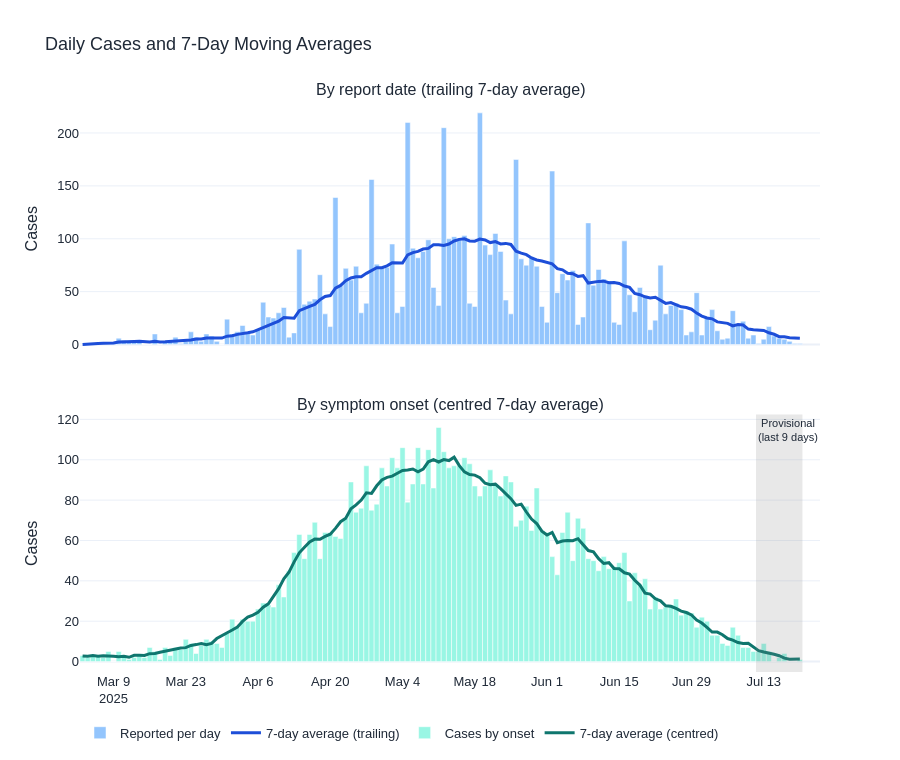

The code cell stored with this chart in its notebook:
### Markdown cell above
## Step 4 — Epidemic Curves and 7-Day Moving Averages

Daily counts are built on the calendar table, so days with zero cases count as zeros. Two 7-day moving averages are calculated with SQL window functions: a trailing average by report date (today and the previous six days, as used on operational dashboards) and a centred average by symptom onset (three days either side, for describing the epidemic). The most recent days of the onset curve are marked provisional, because cases with recent onset have not all been reported yet.

### Code cell
# Lesson 17 — Step 4: Daily epidemic curves and 7-day moving averages
import plotly.io as pio
import plotly.graph_objects as go
from plotly.subplots import make_subplots

# House style for every chart in this lesson (applied explicitly to each figure)
pio.renderers.default = "plotly_mimetype+png"   # interactive in VS Code + PNG copy for GitHub
HOUSE = dict(
    template="plotly_white",
    font=dict(family="Arial", size=13, color="#1F2937"),
    hoverlabel=dict(bgcolor="white", bordercolor="#9CA3AF", font=dict(size=12, color="#111827")),
)

daily = q("""
WITH onset AS (
    SELECT onset_date AS date_day, count(*) AS n FROM cases_clean GROUP BY 1
),
report AS (
    SELECT report_date AS date_day, count(*) AS n FROM cases_clean
    WHERE NOT date_error GROUP BY 1
)
SELECT
    d.date_day,
    d.day_name,
    d.is_weekend,
    coalesce(o.n, 0) AS onset_cases,
    coalesce(r.n, 0) AS reported_cases,
    -- trailing 7-day average: today and the 6 days before (what a daily dashboard shows)
    round(avg(coalesce(r.n, 0)) OVER (ORDER BY d.date_day
          ROWS BETWEEN 6 PRECEDING AND CURRENT ROW), 1) AS reported_ma7,
    -- centred 7-day average: 3 days either side (for describing the epidemic by onset)
    round(avg(coalesce(o.n, 0)) OVER (ORDER BY d.date_day
          ROWS BETWEEN 3 PRECEDING AND 3 FOLLOWING), 1) AS onset_ma7
FROM dim_date AS d
LEFT JOIN onset  AS o USING (date_day)
LEFT JOIN report AS r USING (date_day)
ORDER BY d.date_day
""")

print("WHY THE CALENDAR TABLE MATTERS — days with zero onsets:")
display(q("""
SELECT dd.district,
       (SELECT count(*) FROM dim_date) - count(DISTINCT c.onset_date) AS days_with_zero_onsets
FROM dim_district AS dd
LEFT JOIN cases_clean AS c USING (district_id)
GROUP BY dd.district
ORDER BY days_with_zero_onsets DESC
LIMIT 3
"""))

print("\nREPORTING PATTERN BY WEEKDAY (average cases per day):")
weekday = (daily.assign(weekday=daily["date_day"].dt.dayofweek)
           .groupby(["weekday", "day_name"])[["onset_cases", "reported_cases"]]
           .mean().round(1).droplevel(0))
display(weekday)

delay_p95 = q("SELECT quantile_cont(report_delay_days, 0.95) AS p95 FROM cases_clean")["p95"][0]
provisional_days = int(np.ceil(delay_p95))
print(f"\n95% of cases are reported within {delay_p95:.0f} days of onset "
      f"→ the last {provisional_days} days of the onset curve are provisional.")

# --- Interactive figure: report-date curve vs onset-date curve ---
cutoff = daily["date_day"].max() - pd.Timedelta(days=provisional_days - 1)

fig = make_subplots(rows=2, cols=1, shared_xaxes=True, vertical_spacing=0.10,
                    subplot_titles=("By report date (trailing 7-day average)",
                                    "By symptom onset (centred 7-day average)"))
fig.add_trace(go.Bar(x=daily["date_day"], y=daily["reported_cases"], name="Reported per day",
                     marker_color="#93C5FD", customdata=daily["day_name"],
                     hovertemplate="Reported (%{customdata}): <b>%{y}</b><extra></extra>"), row=1, col=1)
fig.add_trace(go.Scatter(x=daily["date_day"], y=daily["reported_ma7"], name="7-day average (trailing)",
                         line=dict(color="#1D4ED8", width=3),
                         hovertemplate="7-day average: <b>%{y:.1f}</b><extra></extra>"), row=1, col=1)
fig.add_trace(go.Bar(x=daily["date_day"], y=daily["onset_cases"], name="Cases by onset",
                     marker_color="#99F6E4", customdata=daily["day_name"],
                     hovertemplate="Onsets (%{customdata}): <b>%{y}</b><extra></extra>"), row=2, col=1)
fig.add_trace(go.Scatter(x=daily["date_day"], y=daily["onset_ma7"], name="7-day average (centred)",
                         line=dict(color="#0F766E", width=3),
                         hovertemplate="7-day average: <b>%{y:.1f}</b><extra></extra>"), row=2, col=1)
fig.add_vrect(x0=cutoff - pd.Timedelta(hours=12), x1=daily["date_day"].max() + pd.Timedelta(hours=12),
              fillcolor="gray", opacity=0.18, line_width=0, row=2, col=1,
              annotation_text=f"Provisional<br>(last {provisional_days} days)",
              annotation_position="top left", annotation_font_size=11)
fig.update_layout(**HOUSE, title="Daily Cases and 7-Day Moving Averages", height=760,
                  hovermode="x unified", bargap=0,
                  legend=dict(orientation="h", yanchor="top", y=-0.08, xanchor="left", x=0))
fig.update_xaxes(hoverformat="%a %d %b %Y")
fig.update_yaxes(title_text="Cases", row=1, col=1)
fig.update_yaxes(title_text="Cases", row=2, col=1)
fig.show()

### Figure 1 — Plotly figure (JSON) as saved in the notebook; plotly's stock layout.template omitted (floating-point values rounded to 4 significant figures; data arrays with more than 128 entries replaced by an {"elided": "..."} marker saying what was removed)
{"data": [{"customdata": {"elided": "140 str values"}, "hovertemplate": "Reported (%{customdata}): <b>%{y}</b><extra></extra>", "marker": {"color": "#93C5FD"}, "name": "Reported per day", "type": "bar", "x": {"elided": "140 str values"}, "xaxis": "x", "y": {"elided": "140 int values"}, "yaxis": "y"}, {"hovertemplate": "7-day average: <b>%{y:.1f}</b><extra></extra>", "line": {"color": "#1D4ED8", "width": 3}, "name": "7-day average (trailing)", "type": "scatter", "x": {"elided": "140 str values"}, "xaxis": "x", "y": {"elided": "140 float values"}, "yaxis": "y"}, {"customdata": {"elided": "140 str values"}, "hovertemplate": "Onsets (%{customdata}): <b>%{y}</b><extra></extra>", "marker": {"color": "#99F6E4"}, "name": "Cases by onset", "type": "bar", "x": {"elided": "140 str values"}, "xaxis": "x2", "y": {"elided": "140 int values"}, "yaxis": "y2"}, {"hovertemplate": "7-day average: <b>%{y:.1f}</b><extra></extra>", "line": {"color": "#0F766E", "width": 3}, "name": "7-day average (centred)", "type": "scatter", "x": {"elided": "140 str values"}, "xaxis": "x2", "y": {"elided": "140 float values"}, "yaxis": "y2"}], "layout": {"annotations": [{"font": {"size": 16}, "showarrow": false, "text": "By report date (trailing 7-day average)", "x": 0.5, "xanchor": "center", "xref": "paper", "y": 1.0, "yanchor": "bottom", "yref": "paper"}, {"font": {"size": 16}, "showarrow": false, "text": "By symptom onset (centred 7-day average)", "x": 0.5, "xanchor": "center", "xref": "paper", "y": 0.45, "yanchor": "bottom", "yref": "paper"}, {"font": {"size": 11}, "showarrow": false, "text": "Provisional<br>(last 9 days)", "x": "2025-07-11T12:00:00", "xanchor": "left", "xref": "x2", "y": 1, "yanchor": "top", "yref": "y2 domain"}], "bargap": 0, "font": {"color": "#1F2937", "family": "Arial", "size": 13}, "height": 760, "hoverlabel": {"bgcolor": "white", "bordercolor": "#9CA3AF", "font": {"color": "#111827", "size": 12}}, "hovermode": "x unified", "legend": {"orientation": "h", "x": 0, "xanchor": "left", "y": -0.08, "yanchor": "top"}, "shapes": [{"fillcolor": "gray", "line": {"width": 0}, "opacity": 0.18, "type": "rect", "x0": "2025-07-11T12:00:00", "x1": "2025-07-20T12:00:00", "xref": "x2", "y0": 0, "y1": 1, "yref": "y2 domain"}], "title": {"text": "Daily Cases and 7-Day Moving Averages"}, "xaxis": {"anchor": "y", "domain": [0.0, 1.0], "hoverformat": "%a %d %b %Y", "matches": "x2", "showticklabels": false}, "xaxis2": {"anchor": "y2", "domain": [0.0, 1.0], "hoverformat": "%a %d %b %Y"}, "yaxis": {"anchor": "x", "domain": [0.55, 1.0], "title": {"text": "Cases"}}, "yaxis2": {"anchor": "x2", "domain": [0.0, 0.45], "title": {"text": "Cases"}}}}
